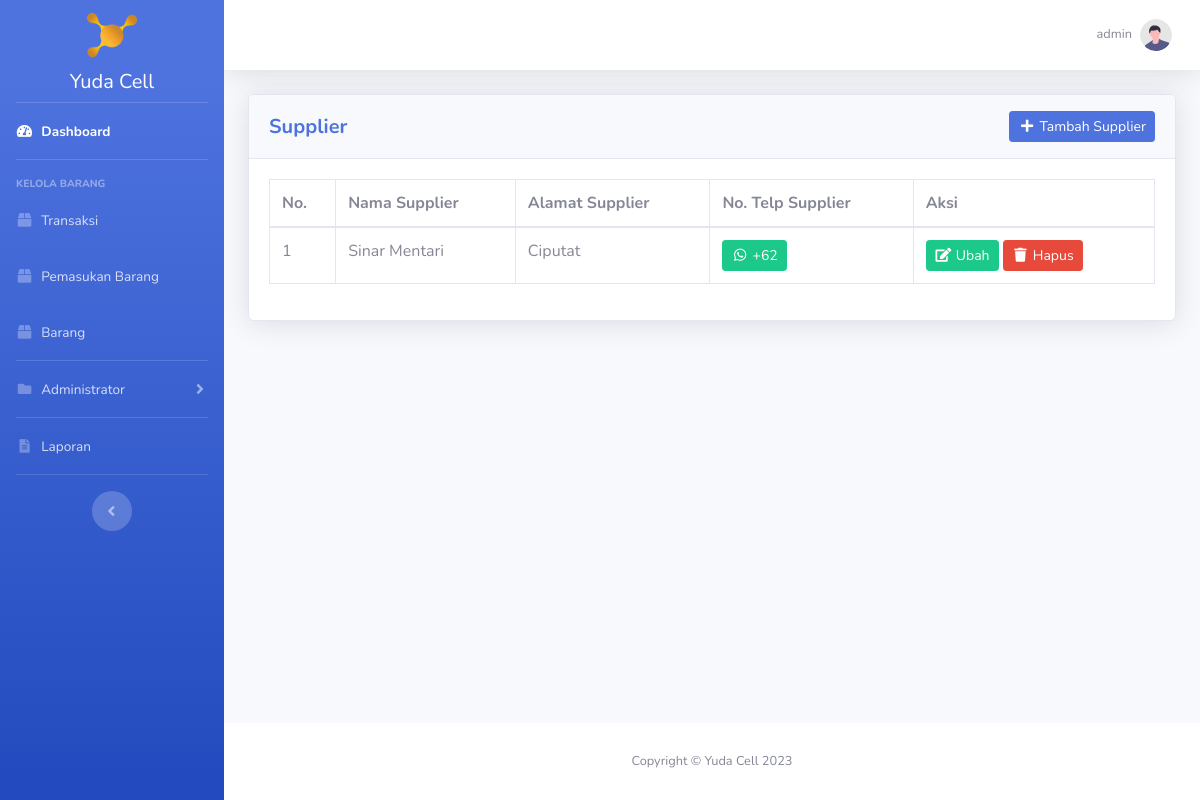
Page /supplier/index.php (signed in) on the earlier database version.
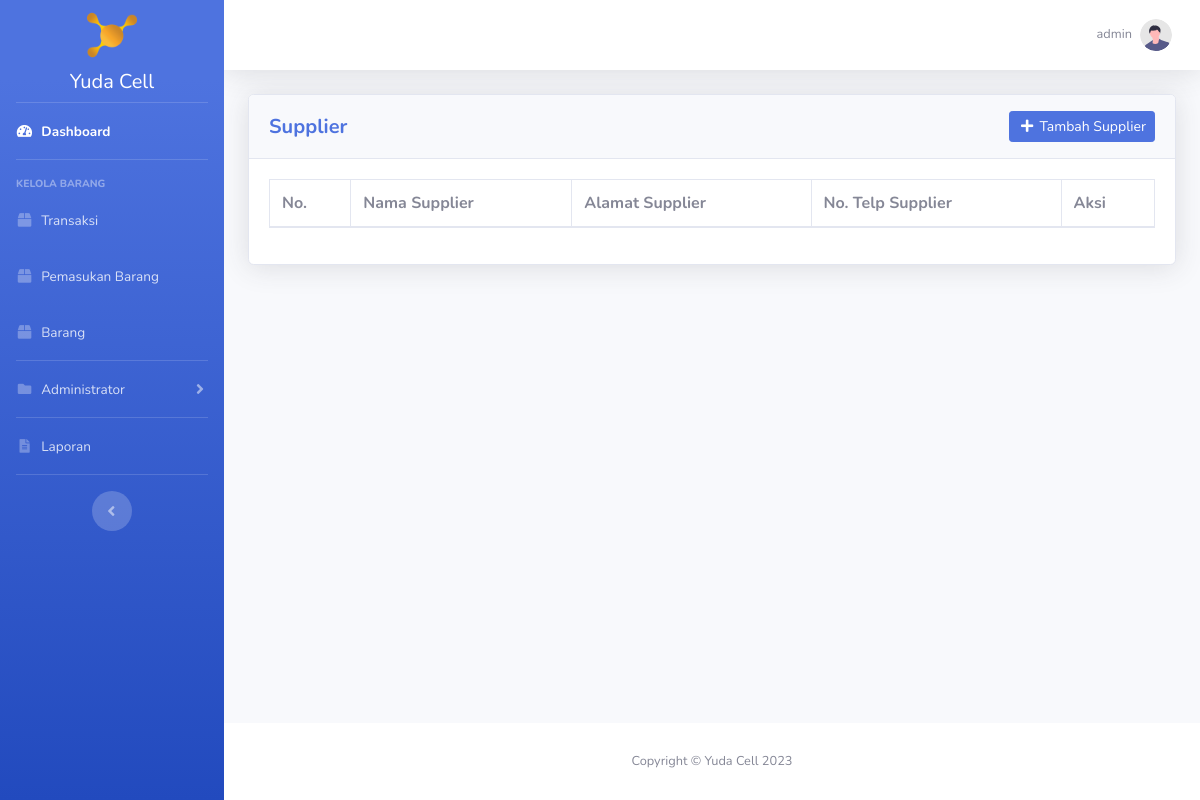
Same page on the later database version.
### tables this page shows
CREATE TABLE `supplier` (
  `id_supplier` int(11) NOT NULL,
  `nama_supplier` varchar(50) NOT NULL,
  `alamat_supplier` text NOT NULL,
  `no_telp_supplier` varchar(20) NOT NULL
);

### supplier/index.php (the view, shortened to what this page needs)
<?php
require_once '../koneksi.php';
$supplier = mysqli_query($koneksi, "SELECT * FROM supplier ORDER BY nama_supplier ASC");
$id_user = htmlspecialchars($_SESSION['id_user']);
$data_profile = mysqli_fetch_assoc(mysqli_query($koneksi, "SELECT * FROM user WHERE id_user = '$id_user'"));
?>
<!DOCTYPE html>
<html lang="en">
<head>
    <?php include_once '../include/head.php'; ?>
</head>
<body id="page-top">
    <div id="wrapper">
        <?php include_once '../include/sidebar.php'; ?>
        <div id="content-wrapper" class="d-flex flex-column">
            <div id="content">
                <?php include_once '../include/topbar.php'; ?>
                <div class="container-fluid">
                    <div class="card shadow mb-4">
                        <div class="card-header py-3">
                            <div class="row">
                                <div class="col head-left">
                                    <h5 class="my-auto font-weight-bold text-primary">Supplier</h5>
                                </div>
                                <?php if ($data_profile['hak_akses'] == 'administrator'): ?>
                                    <div class="col head-right">
                                        <a href="<?= BASE_URL; ?>supplier/tambah_supplier.php" class="btn btn-sm btn-primary"><i class="fas fa-fw fa-plus"></i> Tambah Supplier</a>
                                    </div>
                                <?php endif ?>
                            </div>
                        </div>
                        <div class="card-body">
                            <div class="table-responsive">
								<table class="table table-bordered" id="dataTable" width="100%" cellspacing="0">
									<thead>
										<tr>
											<th>No.</th>
											<th>Nama Supplier</th>
											<th>Alamat Supplier</th>
											<th>No. Telp Supplier</th>
											<?php if ($data_profile['hak_akses'] == 'administrator'): ?>
												<th>Aksi</th>
											<?php endif ?>
										</tr>
									</thead>
									<tbody>
										<?php $i = 1; ?>
										<?php foreach ($supplier as $ds): ?>
											<tr>
												<td><?= $i++; ?></td>
												<td><?= $ds['nama_supplier']; ?></td>
												<td><?= $ds['alamat_supplier']; ?></td>
                                                <?php
                                                    $toNumber62 = $ds['no_telp_supplier'];
                                                    if (substr($toNumber62, 0, 2) != "62") {
                                                        $toNumber62 = substr_replace($toNumber62, "62", 0, 1);
                                                    }
                                                 ?>
												<td><a target="_blank" class="btn btn-sm btn-success" href="https://wa.me/<?= $toNumber62; ?>"><i class="fab fa-fw fa-whatsapp"></i> +<?= $toNumber62; ?></a></td>
												<?php if ($data_profile['hak_akses'] == 'administrator'): ?>
													<td>
														<a class="btn btn-sm btn-success" href="ubah_supplier.php?id_supplier=<?= $ds['id_supplier']; ?>"><i class="fas fa-fw fa-edit"></i> Ubah</a>
														<a class="btn btn-sm btn-danger btn-delete" data-nama="Supplier dengan nama <?= $ds['nama_supplier']; ?> akan terhapus!" href="hapus_supplier.php?id_supplier=<?= $ds['id_supplier']; ?>"><i class="fas fa-fw fa-trash"></i> Hapus</a>
													</td>
												<?php endif ?>
											</tr>
										<?php endforeach ?>
									</tbody>
								</table>
							</div>
                        </div>
                    </div>
				</div>
            </div>
            <?php include_once '../include/footer.php'; ?>
        </div>
    </div>
</body>
</html>

Differences in the rows shown:
removed supplier: nama_supplier "Sinar Mentari", alamat_supplier "Ciputat", no_telp_supplier "62"
